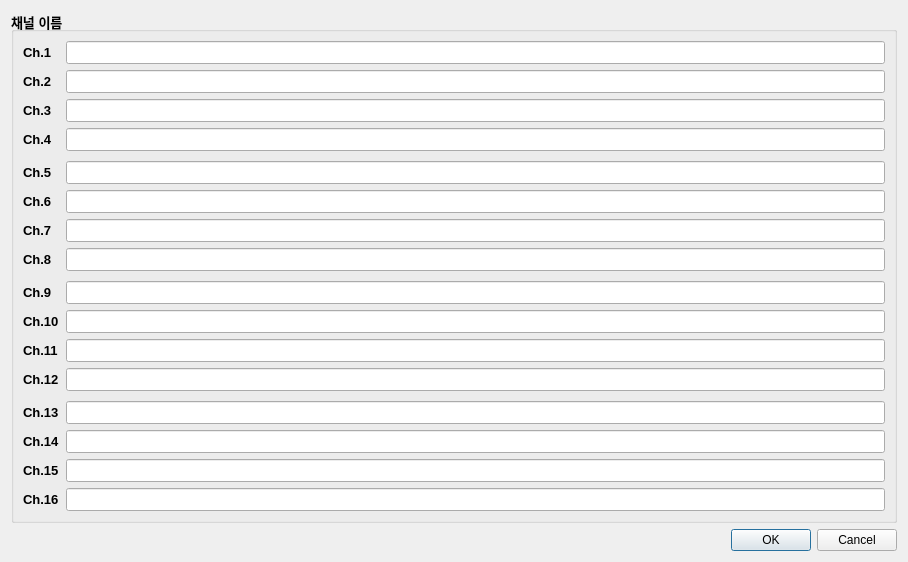
<?xml version="1.0" encoding="UTF-8"?>
<ui version="4.0">
 <class>SetPortNameDialog</class>
 <widget class="QDialog" name="SetPortNameDialog">
  <property name="geometry">
   <rect>
    <x>0</x>
    <y>0</y>
    <width>908</width>
    <height>562</height>
   </rect>
  </property>
  <property name="windowTitle">
   <string>Dialog</string>
  </property>
  <layout class="QGridLayout" name="gridLayout_2">
   <item row="0" column="0">
    <widget class="QGroupBox" name="groupBox">
     <property name="font">
      <font>
       <family>Arial</family>
       <pointsize>10</pointsize>
       <weight>75</weight>
       <bold>true</bold>
      </font>
     </property>
     <property name="title">
      <string>채널 이름</string>
     </property>
     <layout class="QGridLayout" name="gridLayout">
      <item row="2" column="1">
       <widget class="QLineEdit" name="editPortName3">
        <property name="maxLength">
         <number>40</number>
        </property>
       </widget>
      </item>
      <item row="3" column="1">
       <widget class="QLineEdit" name="editPortName4">
        <property name="maxLength">
         <number>40</number>
        </property>
       </widget>
      </item>
      <item row="5" column="0">
       <widget class="QLabel" name="label_5">
        <property name="text">
         <string>Ch.5</string>
        </property>
       </widget>
      </item>
      <item row="5" column="1">
       <widget class="QLineEdit" name="editPortName5">
        <property name="maxLength">
         <number>40</number>
        </property>
       </widget>
      </item>
      <item row="6" column="0">
       <widget class="QLabel" name="label_4">
        <property name="text">
         <string>Ch.6</string>
        </property>
       </widget>
      </item>
      <item row="0" column="1">
       <widget class="QLineEdit" name="editPortName1">
        <property name="maxLength">
         <number>40</number>
        </property>
       </widget>
      </item>
      <item row="0" column="0">
       <widget class="QLabel" name="label">
        <property name="text">
         <string>Ch.1</string>
        </property>
       </widget>
      </item>
      <item row="2" column="0">
       <widget class="QLabel" name="label_3">
        <property name="text">
         <string>Ch.3</string>
        </property>
       </widget>
      </item>
      <item row="3" column="0">
       <widget class="QLabel" name="label_6">
        <property name="text">
         <string>Ch.4</string>
        </property>
       </widget>
      </item>
      <item row="6" column="1">
       <widget class="QLineEdit" name="editPortName6">
        <property name="maxLength">
         <number>40</number>
        </property>
       </widget>
      </item>
      <item row="7" column="0">
       <widget class="QLabel" name="label_9">
        <property name="text">
         <string>Ch.7</string>
        </property>
       </widget>
      </item>
      <item row="1" column="0">
       <widget class="QLabel" name="label_2">
        <property name="text">
         <string>Ch.2</string>
        </property>
       </widget>
      </item>
      <item row="1" column="1">
       <widget class="QLineEdit" name="editPortName2">
        <property name="maxLength">
         <number>40</number>
        </property>
       </widget>
      </item>
      <item row="8" column="1">
       <widget class="QLineEdit" name="editPortName8">
        <property name="maxLength">
         <number>40</number>
        </property>
       </widget>
      </item>
      <item row="8" column="0">
       <widget class="QLabel" name="label_7">
        <property name="text">
         <string>Ch.8</string>
        </property>
       </widget>
      </item>
      <item row="7" column="1">
       <widget class="QLineEdit" name="editPortName7">
        <property name="maxLength">
         <number>40</number>
        </property>
       </widget>
      </item>
      <item row="10" column="1">
       <widget class="QLineEdit" name="editPortName9">
        <property name="maxLength">
         <number>40</number>
        </property>
       </widget>
      </item>
      <item row="10" column="0">
       <widget class="QLabel" name="label_8">
        <property name="text">
         <string>Ch.9</string>
        </property>
       </widget>
      </item>
      <item row="15" column="0">
       <widget class="QLabel" name="label_13">
        <property name="text">
         <string>Ch.13</string>
        </property>
       </widget>
      </item>
      <item row="16" column="0">
       <widget class="QLabel" name="label_14">
        <property name="text">
         <string>Ch.14</string>
        </property>
       </widget>
      </item>
      <item row="16" column="1">
       <widget class="QLineEdit" name="editPortName14">
        <property name="maxLength">
         <number>40</number>
        </property>
       </widget>
      </item>
      <item row="13" column="0">
       <widget class="QLabel" name="label_11">
        <property name="text">
         <string>Ch.12</string>
        </property>
       </widget>
      </item>
      <item row="17" column="0">
       <widget class="QLabel" name="label_15">
        <property name="text">
         <string>Ch.15</string>
        </property>
       </widget>
      </item>
      <item row="17" column="1">
       <widget class="QLineEdit" name="editPortName15">
        <property name="maxLength">
         <number>40</number>
        </property>
       </widget>
      </item>
      <item row="12" column="0">
       <widget class="QLabel" name="label_10">
        <property name="text">
         <string>Ch.11</string>
        </property>
       </widget>
      </item>
      <item row="12" column="1">
       <widget class="QLineEdit" name="editPortName11">
        <property name="maxLength">
         <number>40</number>
        </property>
       </widget>
      </item>
      <item row="13" column="1">
       <widget class="QLineEdit" name="editPortName12">
        <property name="maxLength">
         <number>40</number>
        </property>
       </widget>
      </item>
      <item row="11" column="1">
       <widget class="QLineEdit" name="editPortName10">
        <property name="maxLength">
         <number>40</number>
        </property>
       </widget>
      </item>
      <item row="11" column="0">
       <widget class="QLabel" name="label_12">
        <property name="text">
         <string>Ch.10</string>
        </property>
       </widget>
      </item>
      <item row="15" column="1">
       <widget class="QLineEdit" name="editPortName13">
        <property name="maxLength">
         <number>40</number>
        </property>
       </widget>
      </item>
      <item row="18" column="1">
       <widget class="QLineEdit" name="editPortName16">
        <property name="maxLength">
         <number>40</number>
        </property>
       </widget>
      </item>
      <item row="4" column="1">
       <spacer name="verticalSpacer">
        <property name="orientation">
         <enum>Qt::Vertical</enum>
        </property>
        <property name="sizeHint" stdset="0">
         <size>
          <width>20</width>
          <height>40</height>
         </size>
        </property>
       </spacer>
      </item>
      <item row="18" column="0">
       <widget class="QLabel" name="label_16">
        <property name="text">
         <string>Ch.16</string>
        </property>
       </widget>
      </item>
      <item row="9" column="1">
       <spacer name="verticalSpacer_2">
        <property name="orientation">
         <enum>Qt::Vertical</enum>
        </property>
        <property name="sizeHint" stdset="0">
         <size>
          <width>20</width>
          <height>40</height>
         </size>
        </property>
       </spacer>
      </item>
      <item row="14" column="1">
       <spacer name="verticalSpacer_3">
        <property name="orientation">
         <enum>Qt::Vertical</enum>
        </property>
        <property name="sizeHint" stdset="0">
         <size>
          <width>20</width>
          <height>40</height>
         </size>
        </property>
       </spacer>
      </item>
     </layout>
    </widget>
   </item>
   <item row="1" column="0">
    <widget class="QDialogButtonBox" name="buttonBox">
     <property name="orientation">
      <enum>Qt::Horizontal</enum>
     </property>
     <property name="standardButtons">
      <set>QDialogButtonBox::Cancel|QDialogButtonBox::Ok</set>
     </property>
    </widget>
   </item>
  </layout>
 </widget>
 <resources/>
 <connections>
  <connection>
   <sender>buttonBox</sender>
   <signal>accepted()</signal>
   <receiver>SetPortNameDialog</receiver>
   <slot>accept()</slot>
   <hints>
    <hint type="sourcelabel">
     <x>248</x>
     <y>254</y>
    </hint>
    <hint type="destinationlabel">
     <x>157</x>
     <y>274</y>
    </hint>
   </hints>
  </connection>
  <connection>
   <sender>buttonBox</sender>
   <signal>rejected()</signal>
   <receiver>SetPortNameDialog</receiver>
   <slot>reject()</slot>
   <hints>
    <hint type="sourcelabel">
     <x>316</x>
     <y>260</y>
    </hint>
    <hint type="destinationlabel">
     <x>286</x>
     <y>274</y>
    </hint>
   </hints>
  </connection>
 </connections>
</ui>
